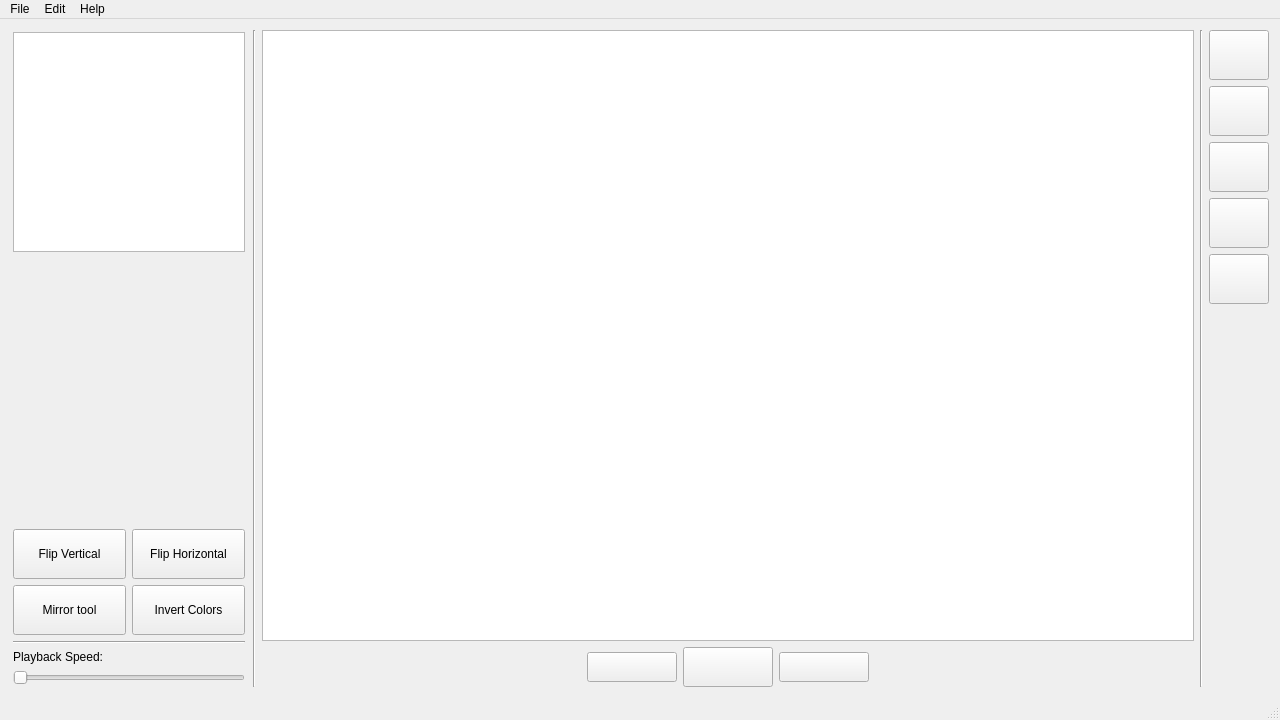
<?xml version="1.0" encoding="UTF-8"?>
<ui version="4.0">
 <class>MainWindow</class>
 <widget class="QMainWindow" name="MainWindow">
  <property name="geometry">
   <rect>
    <x>0</x>
    <y>0</y>
    <width>1280</width>
    <height>720</height>
   </rect>
  </property>
  <property name="minimumSize">
   <size>
    <width>835</width>
    <height>500</height>
   </size>
  </property>
  <property name="windowTitle">
   <string>Sprite Editor</string>
  </property>
  <widget class="QWidget" name="centralWidget">
   <layout class="QHBoxLayout" name="horizontalLayout_2">
    <item>
     <layout class="QHBoxLayout" name="horizontalLayout">
      <item>
       <layout class="QGridLayout" name="leftSidebar_GLayout">
        <property name="sizeConstraint">
         <enum>QLayout::SetFixedSize</enum>
        </property>
        <property name="leftMargin">
         <number>2</number>
        </property>
        <property name="topMargin">
         <number>2</number>
        </property>
        <property name="rightMargin">
         <number>2</number>
        </property>
        <property name="bottomMargin">
         <number>2</number>
        </property>
        <item row="8" column="1">
         <widget class="QPushButton" name="invertColors_pushButton">
          <property name="minimumSize">
           <size>
            <width>0</width>
            <height>50</height>
           </size>
          </property>
          <property name="text">
           <string>Invert Colors</string>
          </property>
         </widget>
        </item>
        <item row="10" column="0">
         <widget class="QLabel" name="playbackSpeed_label">
          <property name="text">
           <string>Playback Speed:</string>
          </property>
         </widget>
        </item>
        <item row="11" column="0" colspan="2">
         <widget class="QSlider" name="playbackSpeed_horizontalSlider">
          <property name="pageStep">
           <number>1</number>
          </property>
          <property name="orientation">
           <enum>Qt::Horizontal</enum>
          </property>
         </widget>
        </item>
        <item row="1" column="0">
         <spacer name="verticalSpacer_2">
          <property name="orientation">
           <enum>Qt::Vertical</enum>
          </property>
          <property name="sizeHint" stdset="0">
           <size>
            <width>20</width>
            <height>40</height>
           </size>
          </property>
         </spacer>
        </item>
        <item row="9" column="0" colspan="2">
         <widget class="Line" name="line_3">
          <property name="orientation">
           <enum>Qt::Horizontal</enum>
          </property>
         </widget>
        </item>
        <item row="0" column="0" colspan="2">
         <widget class="QGraphicsView" name="preview_graphicsView">
          <property name="sizePolicy">
           <sizepolicy hsizetype="Maximum" vsizetype="Maximum">
            <horstretch>0</horstretch>
            <verstretch>0</verstretch>
           </sizepolicy>
          </property>
          <property name="minimumSize">
           <size>
            <width>232</width>
            <height>220</height>
           </size>
          </property>
          <property name="maximumSize">
           <size>
            <width>232</width>
            <height>220</height>
           </size>
          </property>
         </widget>
        </item>
        <item row="3" column="0" colspan="2">
         <widget class="color_widgets::ColorPreview" name="colorPreview_widget" native="true">
          <property name="sizePolicy">
           <sizepolicy hsizetype="Preferred" vsizetype="Fixed">
            <horstretch>0</horstretch>
            <verstretch>0</verstretch>
           </sizepolicy>
          </property>
          <property name="minimumSize">
           <size>
            <width>0</width>
            <height>40</height>
           </size>
          </property>
         </widget>
        </item>
        <item row="2" column="0" colspan="2">
         <widget class="color_widgets::ColorWheel" name="colorWheel_widget" native="true">
          <property name="sizePolicy">
           <sizepolicy hsizetype="Preferred" vsizetype="Fixed">
            <horstretch>0</horstretch>
            <verstretch>0</verstretch>
           </sizepolicy>
          </property>
          <property name="minimumSize">
           <size>
            <width>0</width>
            <height>191</height>
           </size>
          </property>
         </widget>
        </item>
        <item row="5" column="0">
         <widget class="QPushButton" name="flipV_pushButton">
          <property name="minimumSize">
           <size>
            <width>0</width>
            <height>50</height>
           </size>
          </property>
          <property name="text">
           <string>Flip Vertical</string>
          </property>
         </widget>
        </item>
        <item row="5" column="1">
         <widget class="QPushButton" name="flipH_pushButton">
          <property name="minimumSize">
           <size>
            <width>0</width>
            <height>50</height>
           </size>
          </property>
          <property name="text">
           <string>Flip Horizontal</string>
          </property>
         </widget>
        </item>
        <item row="8" column="0">
         <widget class="QPushButton" name="symmetricalTool_pushButton">
          <property name="minimumSize">
           <size>
            <width>0</width>
            <height>50</height>
           </size>
          </property>
          <property name="text">
           <string>Mirror tool</string>
          </property>
         </widget>
        </item>
        <item row="10" column="1">
         <widget class="QLabel" name="playbackSpeedCurrent_label">
          <property name="text">
           <string/>
          </property>
         </widget>
        </item>
       </layout>
      </item>
      <item>
       <widget class="Line" name="line">
        <property name="orientation">
         <enum>Qt::Vertical</enum>
        </property>
       </widget>
      </item>
      <item>
       <layout class="QVBoxLayout" name="imageView_VLayout">
        <item>
         <widget class="QGraphicsView" name="graphicsView"/>
        </item>
        <item>
         <layout class="QHBoxLayout" name="mainEditor_HLayout">
          <item>
           <spacer name="horizontalSpacer">
            <property name="orientation">
             <enum>Qt::Horizontal</enum>
            </property>
            <property name="sizeHint" stdset="0">
             <size>
              <width>40</width>
              <height>20</height>
             </size>
            </property>
           </spacer>
          </item>
          <item>
           <widget class="QPushButton" name="prevFrame_pushButton">
            <property name="sizePolicy">
             <sizepolicy hsizetype="Fixed" vsizetype="Fixed">
              <horstretch>0</horstretch>
              <verstretch>0</verstretch>
             </sizepolicy>
            </property>
            <property name="minimumSize">
             <size>
              <width>90</width>
              <height>30</height>
             </size>
            </property>
            <property name="text">
             <string/>
            </property>
            <property name="icon">
             <iconset resource="resources.qrc">
              <normaloff>:/icons/icons/skip-previous_white.svg</normaloff>:/icons/icons/skip-previous_white.svg</iconset>
            </property>
            <property name="iconSize">
             <size>
              <width>19</width>
              <height>18</height>
             </size>
            </property>
           </widget>
          </item>
          <item>
           <widget class="QPushButton" name="play_pushButton">
            <property name="sizePolicy">
             <sizepolicy hsizetype="Fixed" vsizetype="Fixed">
              <horstretch>0</horstretch>
              <verstretch>0</verstretch>
             </sizepolicy>
            </property>
            <property name="minimumSize">
             <size>
              <width>90</width>
              <height>40</height>
             </size>
            </property>
            <property name="text">
             <string/>
            </property>
            <property name="icon">
             <iconset resource="resources.qrc">
              <normaloff>:/icons/icons/play-arrow_white.svg</normaloff>:/icons/icons/play-arrow_white.svg</iconset>
            </property>
            <property name="iconSize">
             <size>
              <width>19</width>
              <height>18</height>
             </size>
            </property>
           </widget>
          </item>
          <item>
           <widget class="QPushButton" name="nextFrame_pushButton">
            <property name="sizePolicy">
             <sizepolicy hsizetype="Fixed" vsizetype="Fixed">
              <horstretch>0</horstretch>
              <verstretch>0</verstretch>
             </sizepolicy>
            </property>
            <property name="minimumSize">
             <size>
              <width>90</width>
              <height>30</height>
             </size>
            </property>
            <property name="focusPolicy">
             <enum>Qt::WheelFocus</enum>
            </property>
            <property name="text">
             <string/>
            </property>
            <property name="icon">
             <iconset resource="resources.qrc">
              <normaloff>:/icons/icons/skip-next_white.svg</normaloff>:/icons/icons/skip-next_white.svg</iconset>
            </property>
            <property name="iconSize">
             <size>
              <width>19</width>
              <height>18</height>
             </size>
            </property>
           </widget>
          </item>
          <item>
           <spacer name="horizontalSpacer_2">
            <property name="orientation">
             <enum>Qt::Horizontal</enum>
            </property>
            <property name="sizeHint" stdset="0">
             <size>
              <width>40</width>
              <height>20</height>
             </size>
            </property>
           </spacer>
          </item>
         </layout>
        </item>
       </layout>
      </item>
      <item>
       <widget class="Line" name="line_2">
        <property name="orientation">
         <enum>Qt::Vertical</enum>
        </property>
       </widget>
      </item>
      <item>
       <layout class="QVBoxLayout" name="rightSidebar_VLayout">
        <item>
         <widget class="QToolButton" name="brush_pushButton">
          <property name="sizePolicy">
           <sizepolicy hsizetype="Fixed" vsizetype="Fixed">
            <horstretch>0</horstretch>
            <verstretch>0</verstretch>
           </sizepolicy>
          </property>
          <property name="minimumSize">
           <size>
            <width>60</width>
            <height>50</height>
           </size>
          </property>
          <property name="text">
           <string/>
          </property>
          <property name="icon">
           <iconset resource="resources.qrc">
            <normaloff>:/icons/icons/art_brush_paint_tool_icon_white.svg</normaloff>:/icons/icons/art_brush_paint_tool_icon_white.svg</iconset>
          </property>
          <property name="iconSize">
           <size>
            <width>30</width>
            <height>30</height>
           </size>
          </property>
         </widget>
        </item>
        <item>
         <widget class="QToolButton" name="fillBucket_pushButton">
          <property name="minimumSize">
           <size>
            <width>60</width>
            <height>50</height>
           </size>
          </property>
          <property name="text">
           <string/>
          </property>
          <property name="icon">
           <iconset resource="resources.qrc">
            <normaloff>:/icons/icons/color_fill_format_icon_white.svg</normaloff>:/icons/icons/color_fill_format_icon_white.svg</iconset>
          </property>
          <property name="iconSize">
           <size>
            <width>30</width>
            <height>30</height>
           </size>
          </property>
         </widget>
        </item>
        <item>
         <widget class="QToolButton" name="eraser_pushButton">
          <property name="minimumSize">
           <size>
            <width>60</width>
            <height>50</height>
           </size>
          </property>
          <property name="text">
           <string/>
          </property>
          <property name="icon">
           <iconset resource="resources.qrc">
            <normaloff>:/icons/icons/eraser_white.svg</normaloff>:/icons/icons/eraser_white.svg</iconset>
          </property>
          <property name="iconSize">
           <size>
            <width>30</width>
            <height>30</height>
           </size>
          </property>
         </widget>
        </item>
        <item>
         <widget class="QToolButton" name="rotate_pushButton">
          <property name="enabled">
           <bool>true</bool>
          </property>
          <property name="sizePolicy">
           <sizepolicy hsizetype="Fixed" vsizetype="Fixed">
            <horstretch>0</horstretch>
            <verstretch>0</verstretch>
           </sizepolicy>
          </property>
          <property name="minimumSize">
           <size>
            <width>60</width>
            <height>50</height>
           </size>
          </property>
          <property name="text">
           <string/>
          </property>
          <property name="icon">
           <iconset resource="resources.qrc">
            <normaloff>:/icons/icons/replay_icon_white.svg</normaloff>:/icons/icons/replay_icon_white.svg</iconset>
          </property>
          <property name="iconSize">
           <size>
            <width>30</width>
            <height>30</height>
           </size>
          </property>
         </widget>
        </item>
        <item>
         <widget class="QPushButton" name="pushButton">
          <property name="minimumSize">
           <size>
            <width>60</width>
            <height>50</height>
           </size>
          </property>
          <property name="text">
           <string/>
          </property>
          <property name="icon">
           <iconset resource="resources.qrc">
            <normaloff>:/icons/icons/hand_white.svg</normaloff>:/icons/icons/hand_white.svg</iconset>
          </property>
          <property name="iconSize">
           <size>
            <width>30</width>
            <height>30</height>
           </size>
          </property>
         </widget>
        </item>
        <item>
         <spacer name="verticalSpacer">
          <property name="orientation">
           <enum>Qt::Vertical</enum>
          </property>
          <property name="sizeHint" stdset="0">
           <size>
            <width>20</width>
            <height>40</height>
           </size>
          </property>
         </spacer>
        </item>
       </layout>
      </item>
     </layout>
    </item>
   </layout>
  </widget>
  <widget class="QStatusBar" name="statusBar"/>
  <widget class="QMenuBar" name="menuBar">
   <property name="geometry">
    <rect>
     <x>0</x>
     <y>0</y>
     <width>1280</width>
     <height>22</height>
    </rect>
   </property>
   <widget class="QMenu" name="menuSprite_Editor">
    <property name="title">
     <string>File</string>
    </property>
    <addaction name="actionNew_File"/>
    <addaction name="actionOpen"/>
    <addaction name="actionSave"/>
    <addaction name="actionSave_As"/>
    <addaction name="separator"/>
    <addaction name="actionExport_As"/>
    <addaction name="actionImport"/>
    <addaction name="separator"/>
    <addaction name="actionQuit"/>
   </widget>
   <widget class="QMenu" name="menuEdit">
    <property name="title">
     <string>Edit</string>
    </property>
    <addaction name="actionRotate_Clockwise"/>
    <addaction name="actionRotate_Counterclockwise"/>
    <addaction name="separator"/>
    <addaction name="actionFlip_Vertically"/>
    <addaction name="actionFlip_Horizontally"/>
   </widget>
   <widget class="QMenu" name="menuHelp">
    <property name="title">
     <string>Help</string>
    </property>
   </widget>
   <addaction name="menuSprite_Editor"/>
   <addaction name="menuEdit"/>
   <addaction name="menuHelp"/>
  </widget>
  <action name="actionQuit">
   <property name="text">
    <string>Quit</string>
   </property>
   <property name="shortcut">
    <string>Ctrl+Q</string>
   </property>
  </action>
  <action name="actionSave">
   <property name="text">
    <string>Save</string>
   </property>
   <property name="shortcut">
    <string>Ctrl+S</string>
   </property>
  </action>
  <action name="actionSave_As">
   <property name="text">
    <string>Save As...</string>
   </property>
   <property name="shortcut">
    <string>Ctrl+Shift+S</string>
   </property>
  </action>
  <action name="actionImport">
   <property name="text">
    <string>Import</string>
   </property>
  </action>
  <action name="actionOpen">
   <property name="text">
    <string>Open...</string>
   </property>
   <property name="shortcut">
    <string>Ctrl+O</string>
   </property>
  </action>
  <action name="actionNew_File">
   <property name="text">
    <string>New File</string>
   </property>
   <property name="shortcut">
    <string>Ctrl+N</string>
   </property>
  </action>
  <action name="actionExport_As">
   <property name="text">
    <string>Export As...</string>
   </property>
  </action>
  <action name="actionChange_Color">
   <property name="text">
    <string>Change Color...</string>
   </property>
  </action>
  <action name="actionRotate_Clockwise">
   <property name="text">
    <string>Rotate Clockwise...</string>
   </property>
  </action>
  <action name="actionRotate_Counterclockwise">
   <property name="text">
    <string>Rotate Counterclockwise...</string>
   </property>
  </action>
  <action name="actionFlip_Vertically">
   <property name="text">
    <string>Flip Vertically</string>
   </property>
  </action>
  <action name="actionFlip_Horizontally">
   <property name="text">
    <string>Flip Horizontally</string>
   </property>
  </action>
 </widget>
 <layoutdefault spacing="6" margin="11"/>
 <customwidgets>
  <customwidget>
   <class>color_widgets::ColorWheel</class>
   <extends>QWidget</extends>
   <header>color_wheel.hpp</header>
   <container>1</container>
  </customwidget>
  <customwidget>
   <class>color_widgets::ColorPreview</class>
   <extends>QWidget</extends>
   <header>color_preview.hpp</header>
   <container>1</container>
  </customwidget>
 </customwidgets>
 <resources>
  <include location="resources.qrc"/>
 </resources>
 <connections/>
</ui>
